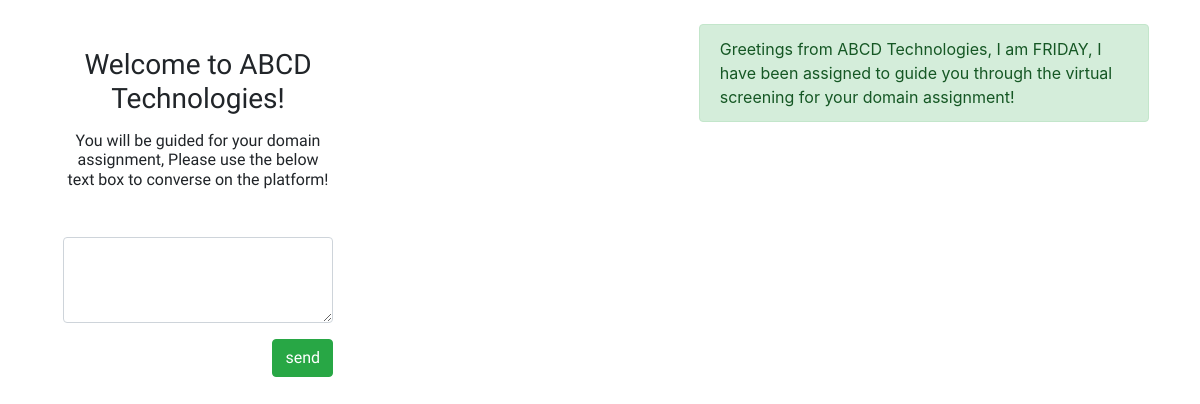
The app's page /, older data.
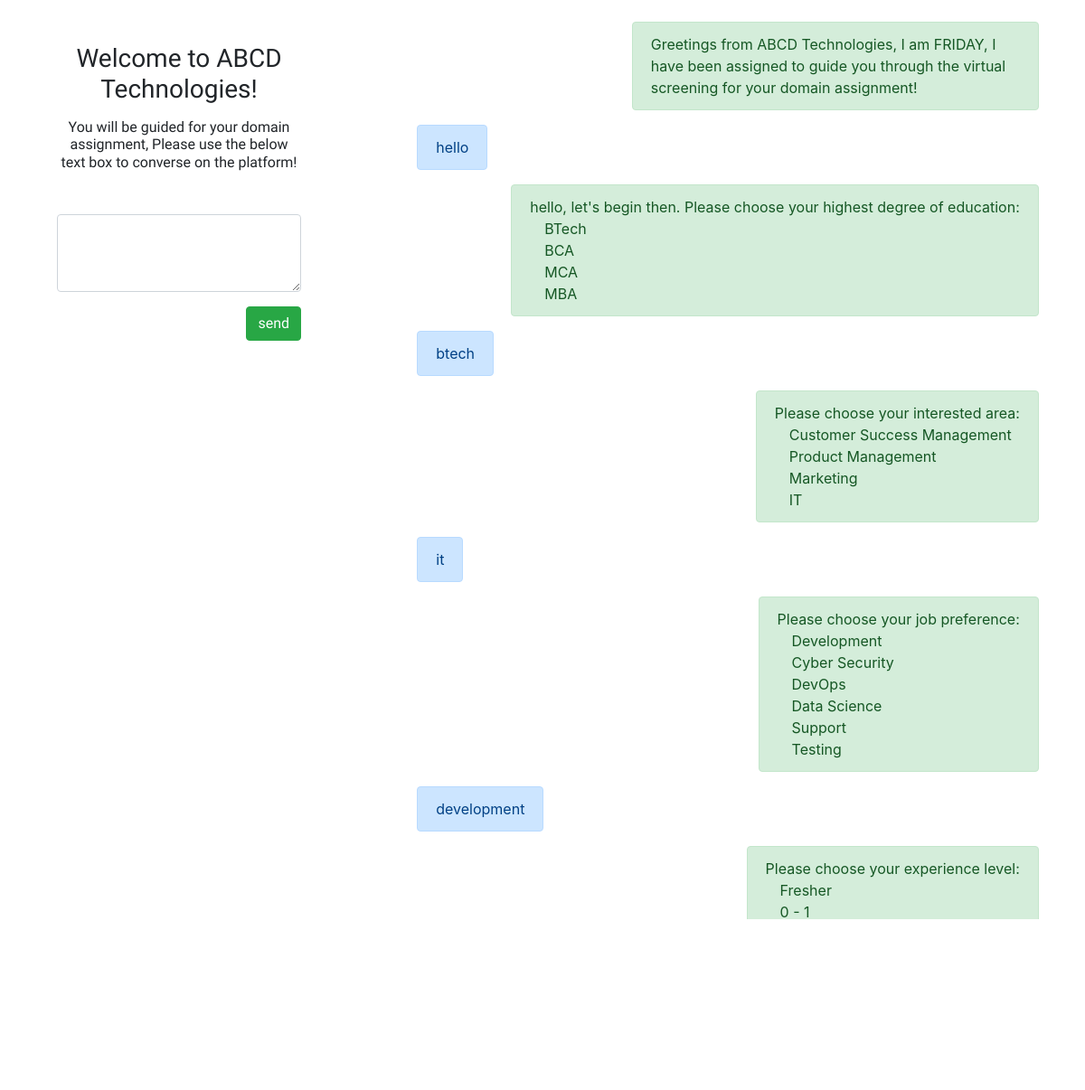
The same page, newer data.
### bot/models.py (models this page shows, shortened)
class UserInteraction(models.Model):
    message = models.CharField(max_length=256, null=True, blank=True)
    reply = models.CharField(max_length=1024, null=True, blank=True)
    associated_choice_field = models.IntegerField(null=True, blank=True)
    created_at = models.IntegerField(null=True, blank=True)
    user_choice = models.CharField(max_length=256, null=True, blank=True)
    is_last = models.BooleanField(default=False)

class Degree(models.Model):
    name = models.CharField(max_length=256, unique=True)
    code = models.CharField(max_length=16, unique=True, null=True, blank=True)
    created_at = models.DateField(default=date.today)
    def __str__(self):
        return self.name

class Interest(models.Model):
    name = models.CharField(max_length=256, unique=True)
    code = models.CharField(max_length=16, unique=True, null=True, blank=True)
    created_at = models.DateField(default=date.today)
    def __str__(self):
        return self.name

class Preference(models.Model):
    name = models.CharField(max_length=256, unique=True)
    code = models.CharField(max_length=16, unique=True, null=True, blank=True)
    created_at = models.DateField(default=date.today)
    def __str__(self):
        return self.name

class Experience(models.Model):
    name = models.CharField(max_length=256, unique=True)
    code = models.CharField(max_length=16, unique=True, null=True, blank=True)
    value = models.IntegerField(null=True, blank=True)
    created_at = models.DateField(default=date.today)
    def __str__(self):
        return self.name

### bot/views.py (the view)
# urls.py: 2. Add a URL to urlpatterns:  path('', views.home, name='home')
def home(request):
    user_input = request.POST.get('input_test')
    degree_choices = Degree.objects.all()
    interest_choices = Interest.objects.all()
    preference_choices = Preference.objects.all()
    experience_choices = Experience.objects.all()
    show_degrees = 1
    show_interests = 2
    show_experiences = 3
    show_preferences = 4
    if user_input:
        milliseconds = int(time() * 1000)
        user_input_transformed = user_input.lower()
        input_arr = user_input_transformed.split(" ")
        for word in input_arr:
            if word == "hello" or word == "hey":
                bot_reply = "hello, let's begin then. Please choose your highest degree of education:"
                user_interaction = UserInteraction(message=user_input, reply=bot_reply, associated_choice_field=show_degrees, created_at=milliseconds)
                user_interaction.save()
            elif word == "btech" or word == "bca" or word =="mca" or word == "mba":
                bot_reply_2 = "Please choose your interested area:"
                user_interaction_2 = UserInteraction(message=user_input, reply=bot_reply_2, associated_choice_field=show_interests, user_choice=word, created_at=milliseconds)
                user_interaction_2.save()
            elif word == "it":
                bot_reply = "Please choose your job preference:"
                user_interaction = UserInteraction(message=user_input, reply=bot_reply, associated_choice_field=show_preferences, user_choice=word, created_at=milliseconds)
                user_interaction.save()
            elif word == "marketing" or word == "product" or word == "customer" or word == "testing" or word == "support" or word == "science" or word == "devops" or word == "cyber" or word == "development" or word == "data":
                bot_reply = "Please choose your experience level:"
                user_interaction = UserInteraction(message=user_input, reply=bot_reply, associated_choice_field=show_experiences, user_choice=word, created_at=milliseconds)
                user_interaction.save()
            elif word == "fresher" or word == "1-2" or word == "2-5":
                interactions = UserInteraction.objects.all()
                if UserInteraction.objects.filter(message = "fresher").exists():
                    continue
                else:
                    bot_reply = "Alright, that is all the information that we require at this moment. Please hold on for a moment!"
                    user_interaction = UserInteraction(message=user_input, reply=bot_reply, user_choice=word, created_at=milliseconds)
                    user_interaction.save()
                    result = calculate_result()
                    if result:
                        bot_reply = "You have been assigned {} domain. Congratulations!".format(result)
                        user_interaction = UserInteraction(message='last', reply=bot_reply, user_choice=result, created_at=milliseconds, is_last=True)
                        user_interaction.save()
                    else:
                        bot_reply = "Sorry, we are not able to assign you to your requested Domain!"
                        user_interaction = UserInteraction(message='last', reply=bot_reply, user_choice=result, created_at=milliseconds, is_last=True)
                        user_interaction.save()
        user_interactions = UserInteraction.objects.all()
        for word in input_arr:
            if word == "thanks" or word == "bye":
                UserInteraction.objects.all().delete()
    else:
        user_interactions = UserInteraction.objects.all()
    context = {
        'user_interactions': user_interactions,
        'degree_choices': degree_choices,
        'preference_choices': preference_choices,
        'interest_choices': interest_choices,
        'experience_choices': experience_choices,
        'show_degrees': show_degrees,
        'show_interests': show_interests,
        'show_experiences': show_experiences,
        'show_preferences': show_preferences
    }
    return render(request,"home.html", context)

### bot/templates/home.html (shortened to what this page needs)
{% load static %}
<!DOCTYPE html>
<html lang="en">
  <head>
    <link
      rel="stylesheet"
      href="https://cdnjs.cloudflare.com/ajax/libs/font-awesome/5.12.0-2/css/all.min.css"
    />
    <link
      rel="stylesheet"
      href="https://stackpath.bootstrapcdn.com/bootstrap/4.1.3/css/bootstrap.min.css"
    />
  </head>
  <body>
    <div class="con">
      <div class="row d-flex justify-content-center">
        <div class="col-1 col-sm-3 fixed-top mt-5 ml-5">
          <form
            method="POST"
            enctype="multipart/form-data"
            style="font-family: 'Baloo Chettan 2', cursive"
          >
          <h3 class="text-center mb-3"> Welcome to ABCD Technologies! <h3>
          <h6 class="text-center mb-5"> You will be guided for your domain assignment, Please use the below text box to converse on the platform! </h6>
            <div class="form-group">
              <textarea
                class="form-control"
                id="input_test"
                name="input_test"
                rows="3"
              ></textarea>
            </div>
            <div class="d-flex justify-content-end mt-1">
              <button type="submit" value="submit" class="btn btn-success">
                send
              </button>
            </div
          </form>
        </div>
        <div class="col-2 col-sm-7 offset-sm-4">
          <div class="d-flex justify-content-end ">
            <div class="alert alert-success mt-4 bot-greet" role="alert">
              Greetings from ABCD Technologies, I am FRIDAY, I have been assigned to
              guide you through the virtual screening for your domain
              assignment!<br />
            </div>
          </div>
          {% for user_interaction in user_interactions %}
            {% if user_interaction.is_last  %}
              <div class="d-flex justify-content-center mt-4">
                <div class="alert alert-danger" role="alert">
                  {{ user_interaction.reply }}
                </div>
              </div>
              {% else %}
          <div class="d-flex justify-content-start">
            <div class="alert alert-primary" role="alert">
              {{ user_interaction.message }}
            </div>
          </div>
          <div class="d-flex justify-content-end">
            <div class="alert alert-success" role="alert">
              {{ user_interaction.reply }}
                {% if user_interaction.associated_choice_field == show_degrees %}
                  {% for degree in degree_choices %}
                    <li class="choices pl-3"> {{ degree }} </li>
                  {% endfor %}
                {% elif user_interaction.associated_choice_field == show_interests %}
                  {% for interest in interest_choices %}
                    <li class="choices pl-3"> {{ interest }} </li>
                  {% endfor %}
                {% elif user_interaction.associated_choice_field == show_experiences %}
                  {% for experience in experience_choices %}
                    <li class="choices pl-3"> {{ experience }} </li>
                {% endfor %}
                {% elif user_interaction.associated_choice_field == show_preferences %}
                  {% for preference in preference_choices %}
                    <li class="choices pl-3"> {{ preference }} </li>
                {% endfor %}
                {% endif %}
            </div>
          </div>
          {% endif %}
          {% endfor %}
        </div>
      </div>
    </div>
  </body>
</html>

### bot/templates/home.html (style rules this page uses)
.bot-greet { max-width: 450px; }
.choices { list-style: none; }

Row changes from the older to the newer data that the page shows:
added UserInteraction: message "hello", reply "hello, let's begin then. Please choose your highest degree of education:"
now on this page (row edited): Degree: name "BTech"
now on this page (row edited): Degree: name "BCA"
now on this page (row edited): Degree: name "MCA"
now on this page (row edited): Degree: name "MBA"
added UserInteraction: message "btech", reply "Please choose your interested area:"
added Interest: name "Customer Success Management"
added Interest: name "Product Management"
added Interest: name "Marketing"
added Interest: name "IT"
added UserInteraction: message "it", reply "Please choose your job preference:"
added Preference: name "Development"
added Preference: name "Cyber Security"
added Preference: name "DevOps"
added Preference: name "Data Science"
added Preference: name "Support"
added Preference: name "Testing"
added UserInteraction: message "development", reply "Please choose your experience level:"
added Experience: name "Fresher"
added Experience: name "0 - 1"
